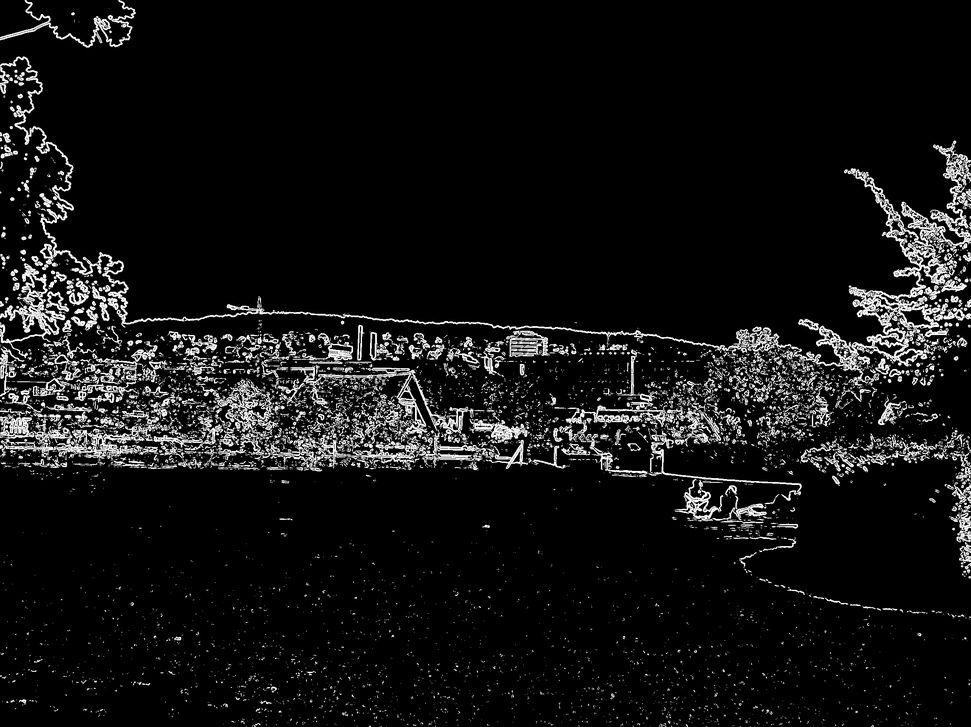
#> input picture Lab3/sobel_edge_output.jpg, 971 x 727 px, shrunk from 2288 x 1712 before the run
$ python main.py   (older library calls are emulated)
#> lines starting #> are read from the running program, lines starting #| are printed output that depends on the picture; after the words box and inside, x2 and y2 are one past the last pixel; in counts of white or black regions, pixels touching at a corner belong together
import cv2
import numpy as np
import matplotlib.pyplot as plt
import os

# ----------------------------------------------------
# 1. Accept an image filename from the user
# ----------------------------------------------------
filename = input("Enter the image filename (e.g. image.jpg): ")
#> the answer given: sobel_edge_output.jpg

# ----------------------------------------------------
# 2. Read the image
# ----------------------------------------------------
image = cv2.imread(filename)
#> image is the input picture: shape (727, 971, 3); min 0, max 255, mean 18.9

# Check whether the image was successfully loaded
if image is None:
    print("Error: Image could not be found or opened.")
    exit()

# ----------------------------------------------------
# 3. Convert the image to grayscale
# ----------------------------------------------------
gray = cv2.cvtColor(image, cv2.COLOR_BGR2GRAY)
print("Grayscale dimensions:", gray.shape)
#| Grayscale dimensions: (727, 971)
print("Number of channels: 1")
print("Minimum intensity:", gray.min())
#| Minimum intensity: 0
print("Maximum intensity:", gray.max())
#| Maximum intensity: 255

# ----------------------------------------------------
# 4. Apply Gaussian smoothing
# ----------------------------------------------------
blurred = cv2.GaussianBlur(gray, (5, 5), 0)

# ----------------------------------------------------
# 5. Calculate Sobel X
# Detects intensity changes in the x-direction
# ----------------------------------------------------
sobel_x = cv2.Sobel(
    blurred,
    cv2.CV_64F,
    1,
    0,
    ksize=3
)

# ----------------------------------------------------
# 6. Calculate Sobel Y
# Detects intensity changes in the y-direction
# ----------------------------------------------------
sobel_y = cv2.Sobel(
    blurred,
    cv2.CV_64F,
    0,
    1,
    ksize=3
)
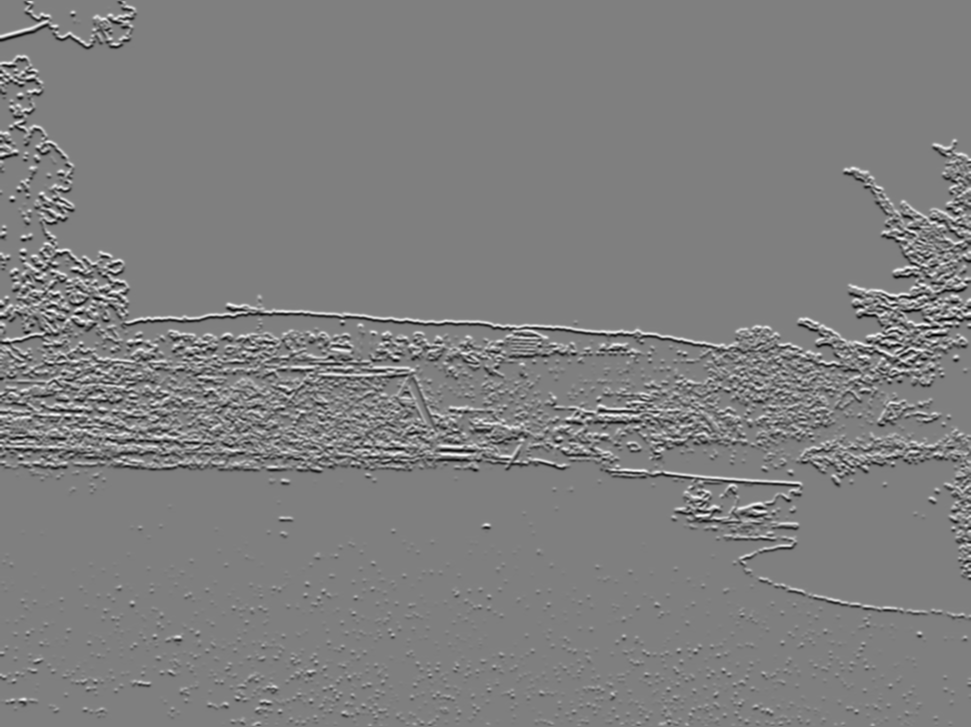
#> sobel_y: shape (727, 971) float64; min -602, max 601, mean 0; drawn with min black and max white

# Convert Sobel results for display
sobel_x_display = cv2.convertScaleAbs(sobel_x)
sobel_y_display = cv2.convertScaleAbs(sobel_y)

sobel_combined = cv2.addWeighted(
    sobel_x_display,
    0.5,
    sobel_y_display,
    0.5,
    0
)
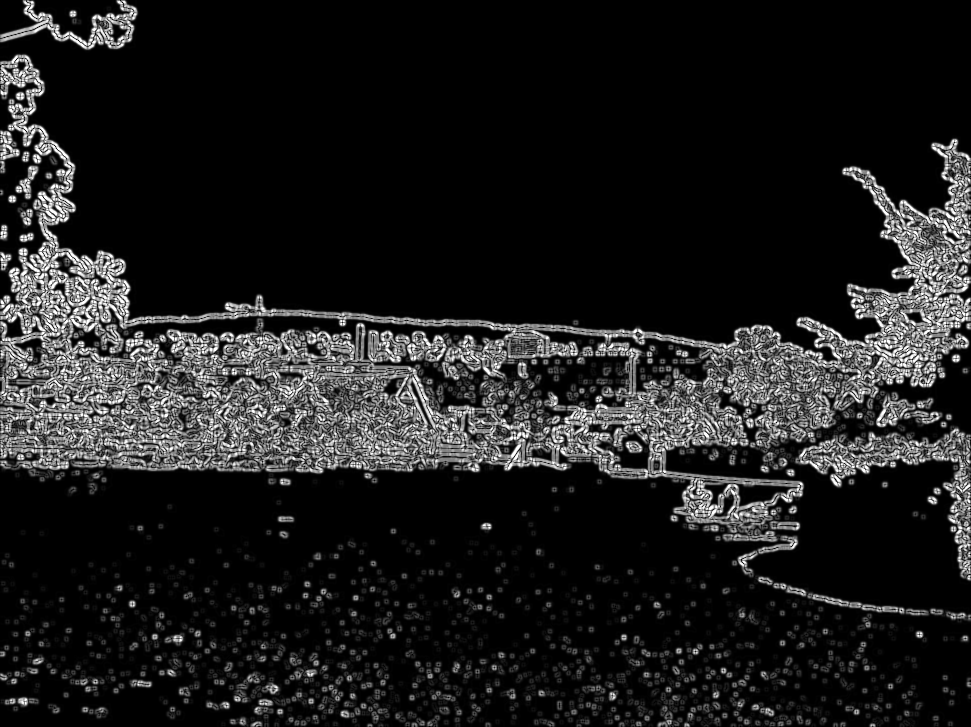
#> sobel_combined: shape (727, 971); min 0, max 255, mean 30.4

# ----------------------------------------------------
# 7. Calculate gradient magnitude
#
# G = sqrt(Gx^2 + Gy^2)
gradient_magnitude = np.sqrt(
    sobel_x ** 2 + sobel_y ** 2
)
gradient_magnitude = cv2.convertScaleAbs(
    gradient_magnitude
)
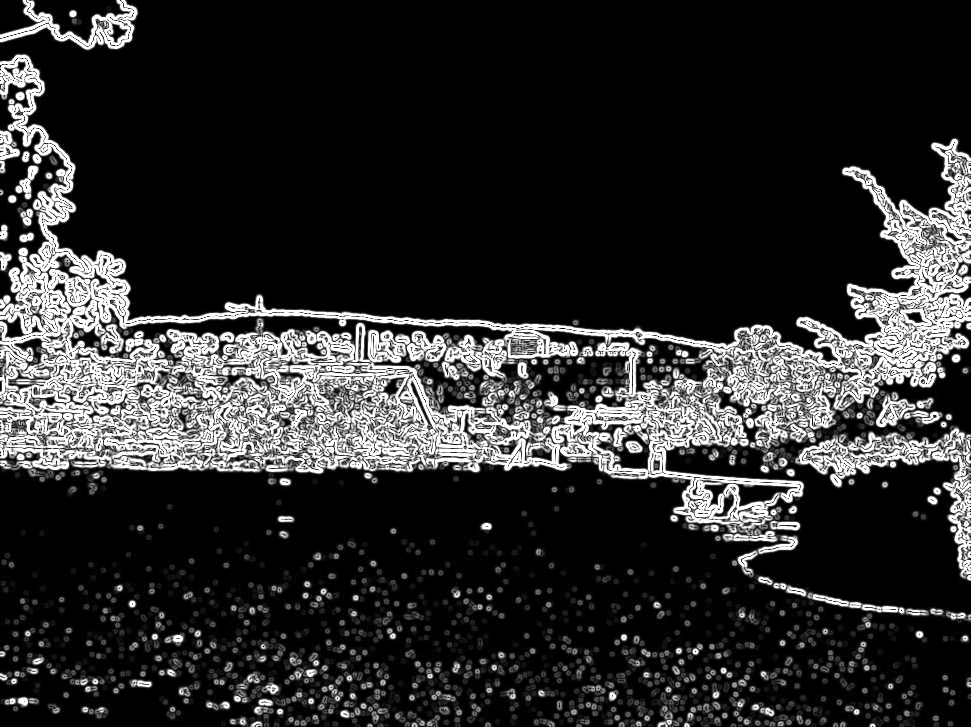
#> gradient_magnitude: shape (727, 971); min 0, max 255, mean 45.2
# Normalize gradient magnitude to the range 0-255
gradient_magnitude = cv2.normalize(
    gradient_magnitude,
    None,
    0,
    255,
    cv2.NORM_MINMAX
)

gradient_magnitude = gradient_magnitude.astype(np.uint8)

# ----------------------------------------------------
# 8. Generate a binary edge map
# ----------------------------------------------------
threshold_value = 100

_, binary_edges = cv2.threshold(
    gradient_magnitude,
    threshold_value,
    255,
    cv2.THRESH_BINARY
)
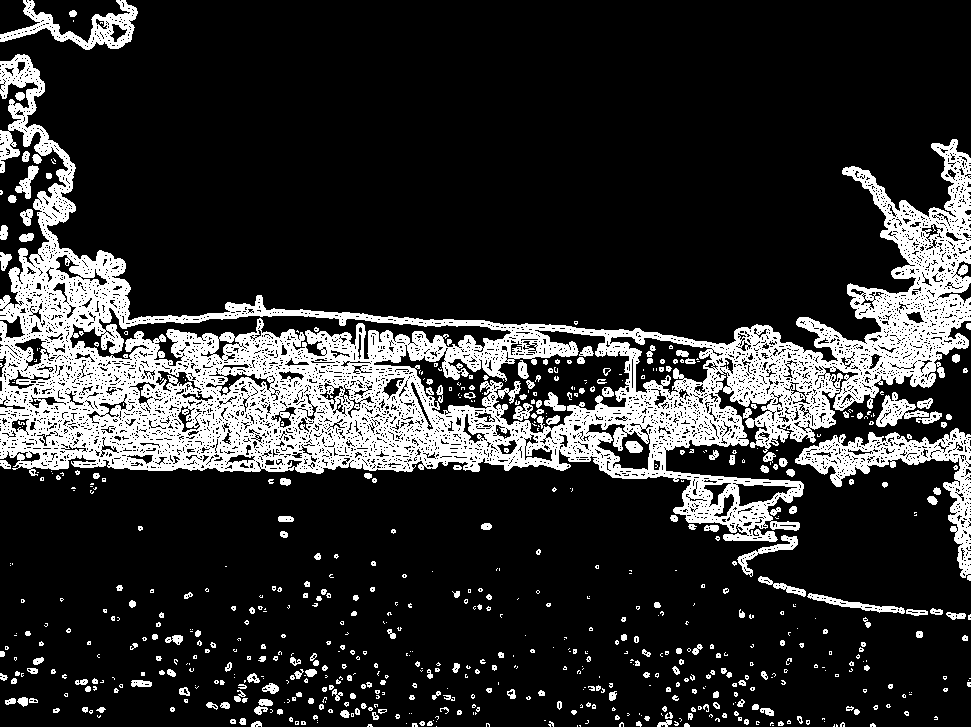
#> binary_edges: shape (727, 971); 18.8% white; 682 white regions (430 under 20 px), largest, box (x1, y1, x2, y2) and area: (0, 54, 971, 542) 108836, (795, 428, 971, 581) 5710, (0, 0, 138, 50) 2274

# adding noise
noise = np.random.normal(
    0,
    25,
    gray.shape
)
noisy_image = gray.astype(np.float64) + noise
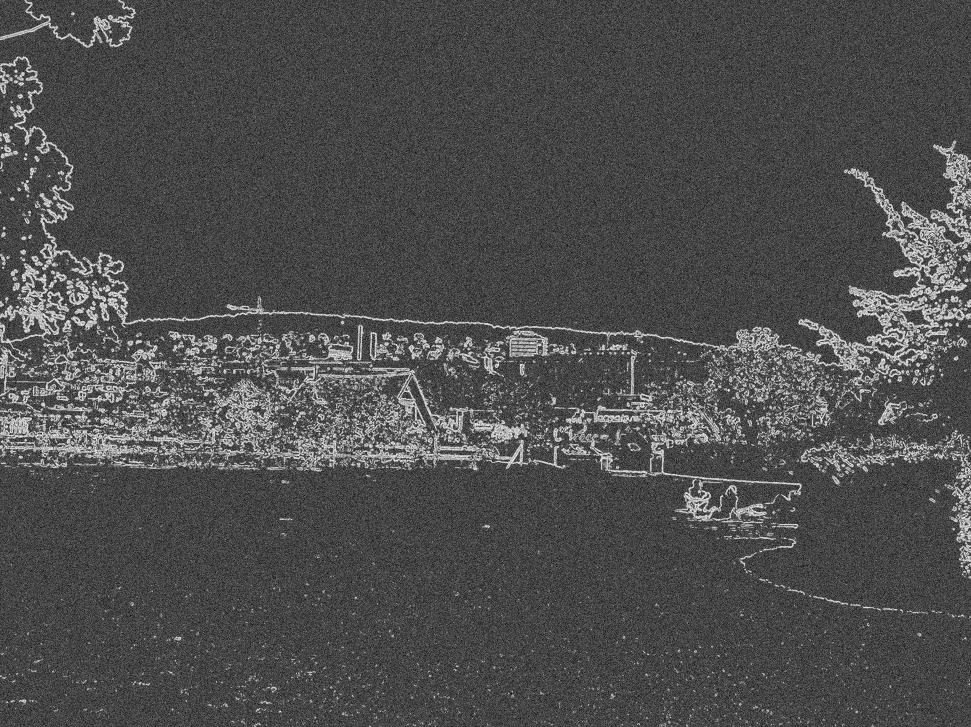
#> noisy_image: shape (727, 971) float64; min -125.1, max 341.2, mean 18.9; drawn with min black and max white

noisy_image = np.clip(
    noisy_image,
    0,
    255
).astype(np.uint8)
# apply sobel detection
noisy_sobel = cv2.Sobel(
    noisy_image,
    cv2.CV_64F,
    1,
    0,
    ksize=3
)

noisy_sobel = cv2.convertScaleAbs(
    noisy_sobel
)
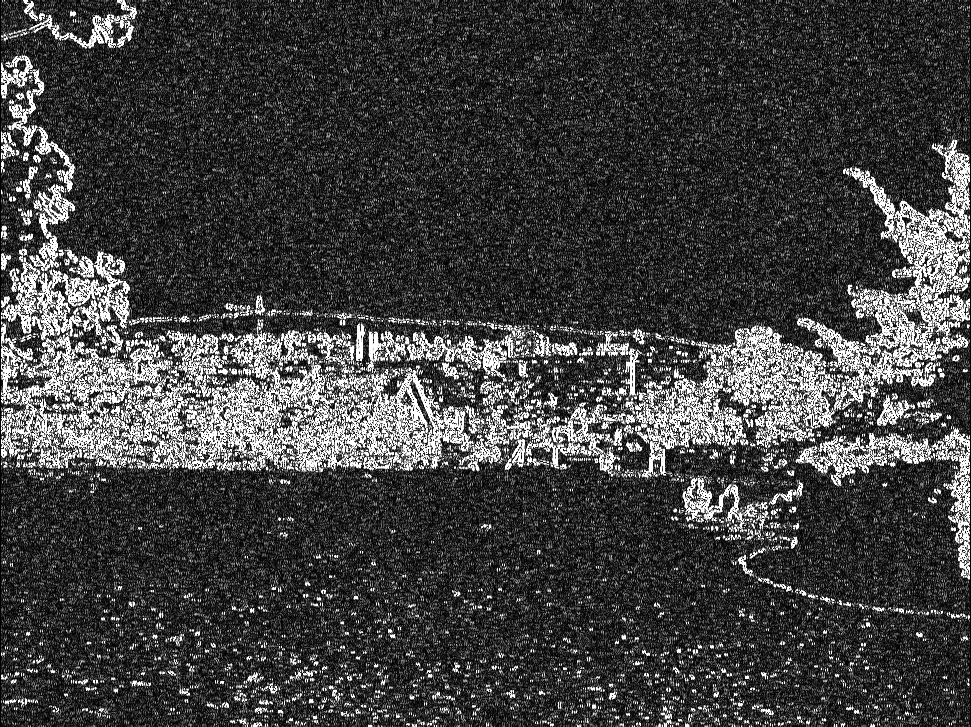
#> noisy_sobel: shape (727, 971); min 0, max 255, mean 65.5

# [17 lines of commented-out code are left out]
output_filename = "sobel_edge_output.jpg"

cv2.imwrite(output_filename, binary_edges)

print("Processing completed successfully.")
print("Final edge image saved as:", output_filename)

# Wait for a key press before closing windows
cv2.waitKey(0)
cv2.destroyAllWindows()

plt.figure(figsize=(16, 8))

plt.subplot(2, 4, 1)
plt.imshow(cv2.cvtColor(image, cv2.COLOR_BGR2RGB))
plt.title("Original")
plt.axis("off")

plt.subplot(2, 4, 2)
plt.imshow(gray, cmap="gray")
plt.title("Grayscale")
plt.axis("off")

plt.subplot(2, 4, 3)
plt.imshow(blurred, cmap="gray")
plt.title("Gaussian Smoothed")
plt.axis("off")

plt.subplot(2, 4, 4)
plt.imshow(sobel_x_display, cmap="gray")
plt.title("Sobel X")
plt.axis("off")

plt.subplot(2, 4, 5)
plt.imshow(sobel_y_display, cmap="gray")
plt.title("Sobel Y")
plt.axis("off")

plt.subplot(2, 4, 6)
plt.imshow(sobel_combined, cmap="gray")
plt.title("Combined Sobel")
plt.axis("off")

plt.subplot(2, 4, 7)
plt.imshow(gradient_magnitude, cmap="gray")
plt.title("Gradient Magnitude")
plt.axis("off")

plt.subplot(2, 4, 8)
plt.imshow(binary_edges, cmap="gray")
plt.title("Binary Edge Map")
plt.axis("off")

plt.tight_layout()
plt.show()

# [13 lines of commented-out code are left out]
